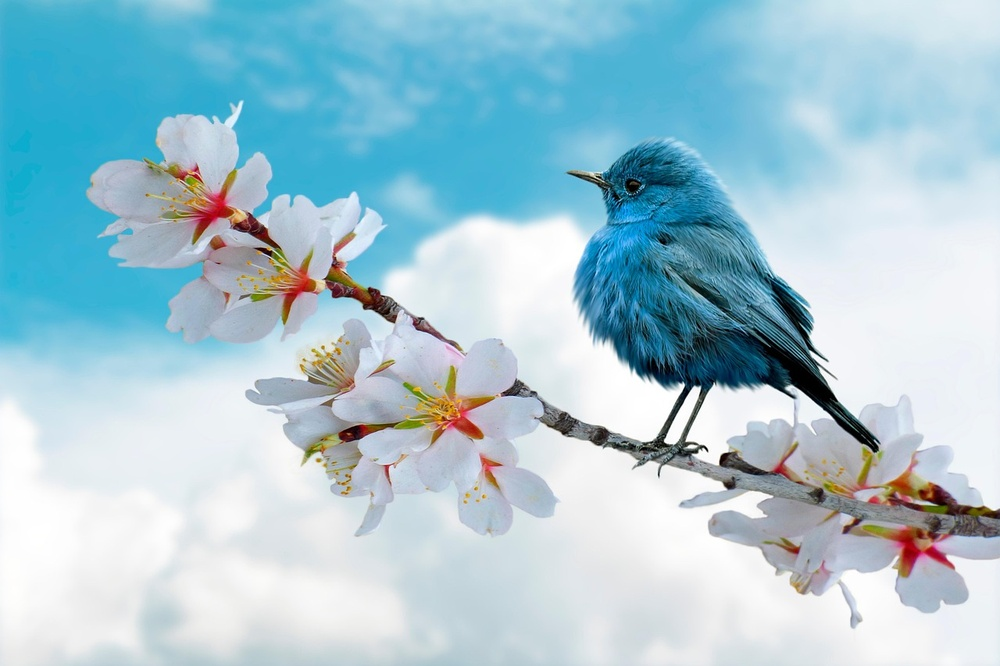
//> input picture main_img/bird-8788491_1280.jpg, 1000 x 666 px, shrunk from 1280 x 853 before the run
$ ./thresh_img   (built with g++ and OpenCV 4)
//> lines starting //> are read from the running program, lines starting //| are printed output that depends on the picture; after the words box and inside, x2 and y2 are one past the last pixel; in counts of white or black regions, pixels touching at a corner belong together
#include<opencv2/opencv.hpp>
#include<iostream>

int main()
{
    std:: string img_path = "bird-8788491_1280.jpg";
    cv::Mat image = cv::imread(img_path);
//> image is the input picture: 666 rows x 1000 cols, CV_8UC3; mean B, G, R 211.7, 199.2, 165.5

    if(image.empty())
    {
        std::cerr<<"Error reading image from path:"<<img_path<<std::endl;
        return -1;
    }

    cv::Mat gray_img;
    cv::cvtColor(image,gray_img,cv::COLOR_BGR2GRAY);
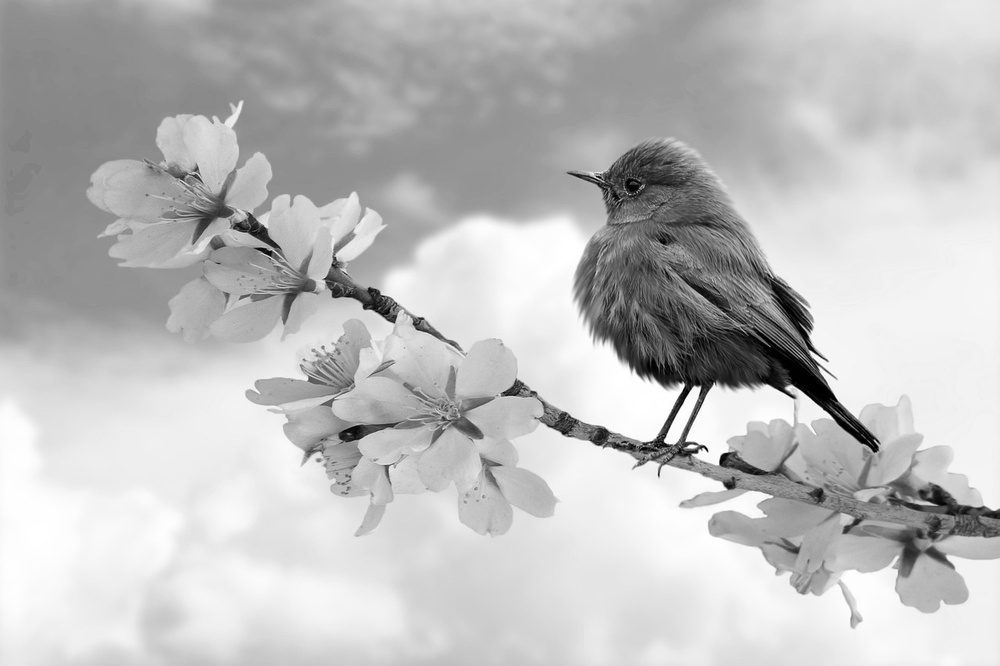
//> gray_img: 666 rows x 1000 cols, CV_8UC1; min 0, max 255, mean 190.6

    cv::Mat thresh_img;
    cv::threshold(gray_img, thresh_img,180.0,255.0,cv::THRESH_BINARY);
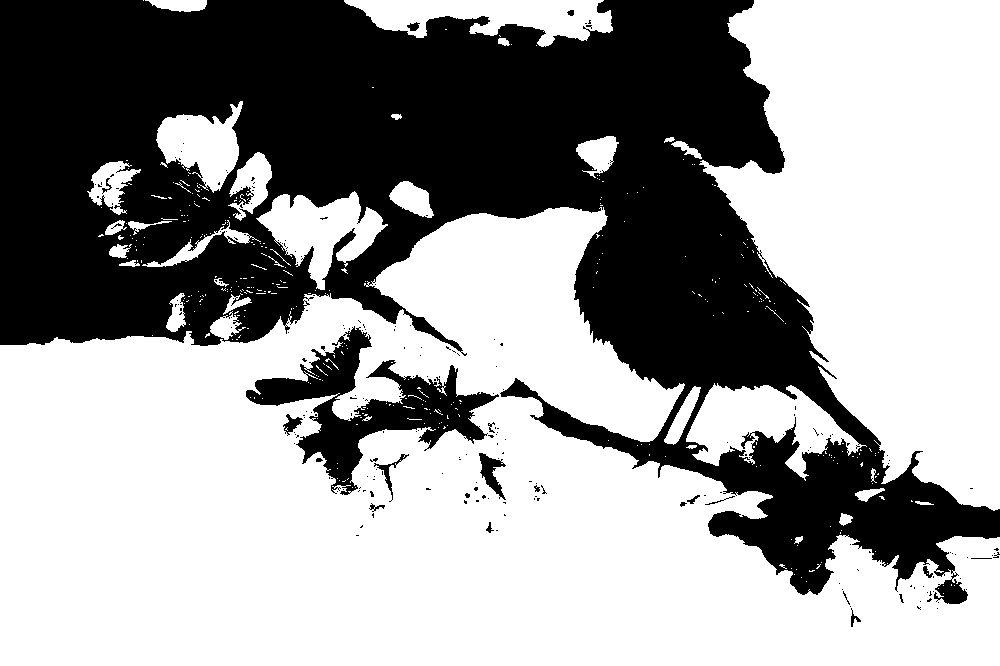
//> thresh_img: 666 rows x 1000 cols, CV_8UC1; 60.9% white; 224 black regions (204 under 20 px), largest, box (x1, y1, x2, y2) and area: (0, 0, 1000, 604) 245854, (246, 326, 499, 495) 12533, (479, 453, 506, 500) 532

    cv::Mat thresh_color_img;
    cv::cvtColor(thresh_img, thresh_color_img, cv::COLOR_GRAY2BGR);

    cv::Mat comb_color_img;
    cv::hconcat(image, thresh_color_img, comb_color_img);
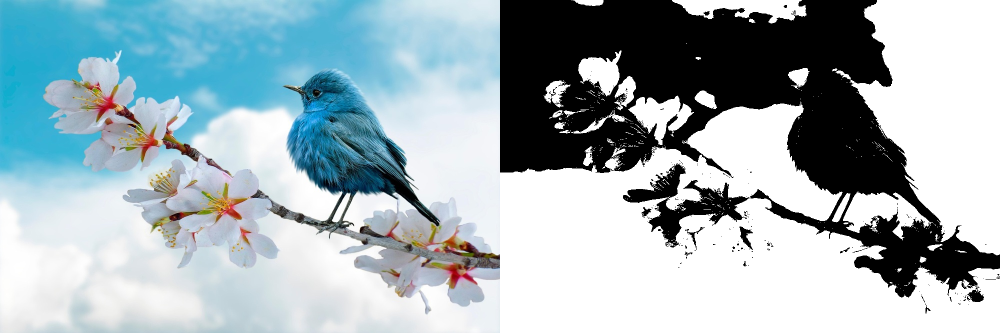
//> comb_color_img: 666 rows x 2000 cols, CV_8UC3 (shown at 1/2 size); mean B, G, R 183.5, 177.2, 160.4

    cv::Mat comb_gray_img;
    cv::hconcat(gray_img, thresh_img, comb_gray_img);
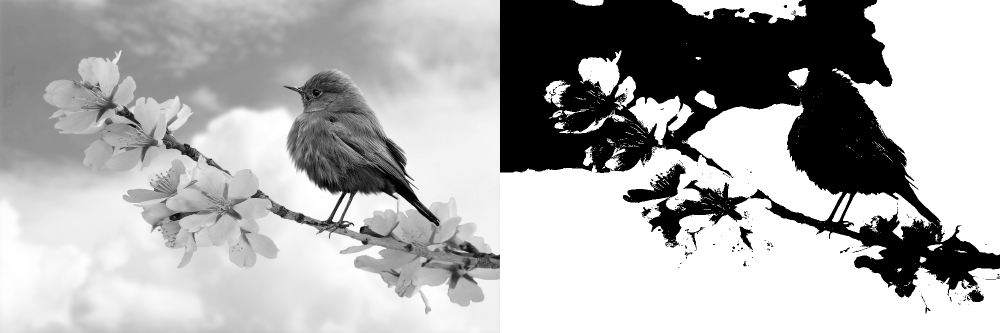
//> comb_gray_img: 666 rows x 2000 cols, CV_8UC1 (shown at 1/2 size); min 0, max 255, mean 172.9

    bool success = cv::imwrite("thresh_out_gray_2.jpg",comb_gray_img);

    if (success) {
        std::cout << "Image successfully read, thresholded, and saved as thresh_out.jpg!" << std::endl;
    } else {
        std::cerr << "Failed to write the thresholded image." << std::endl;
    }
    return 0;
}
